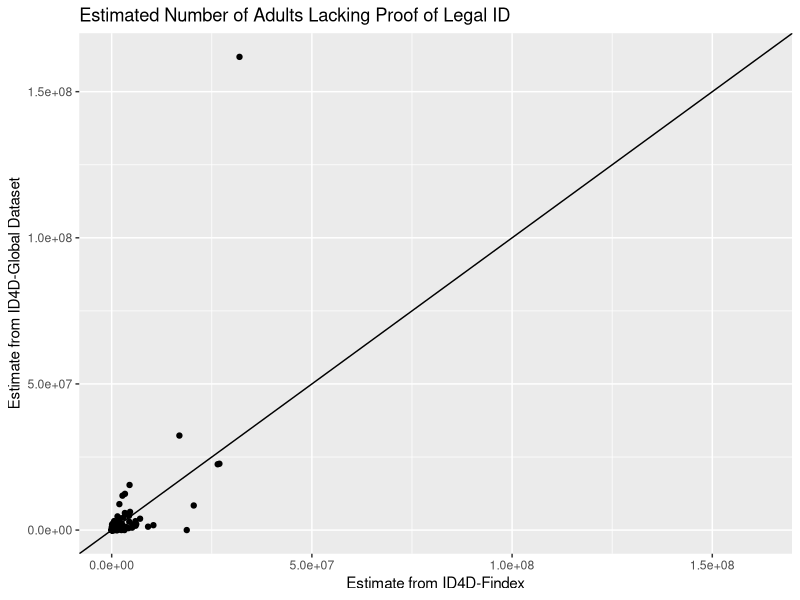
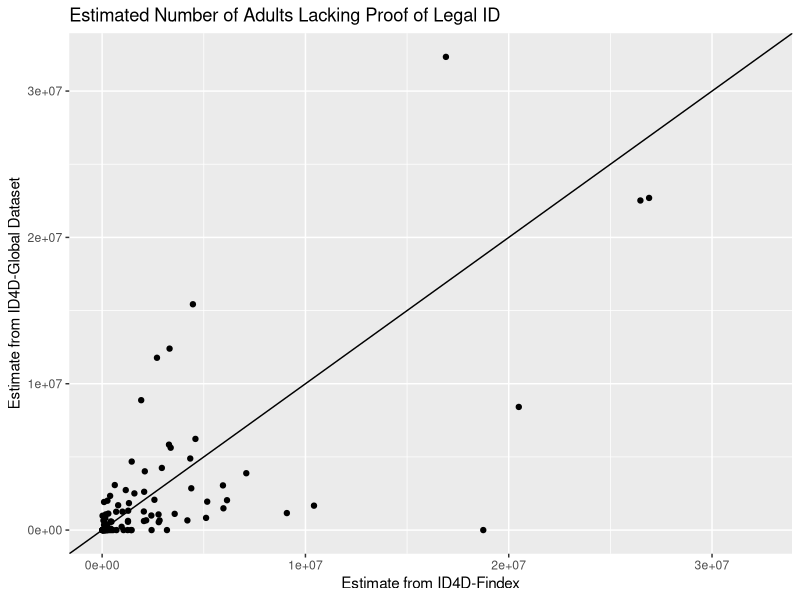
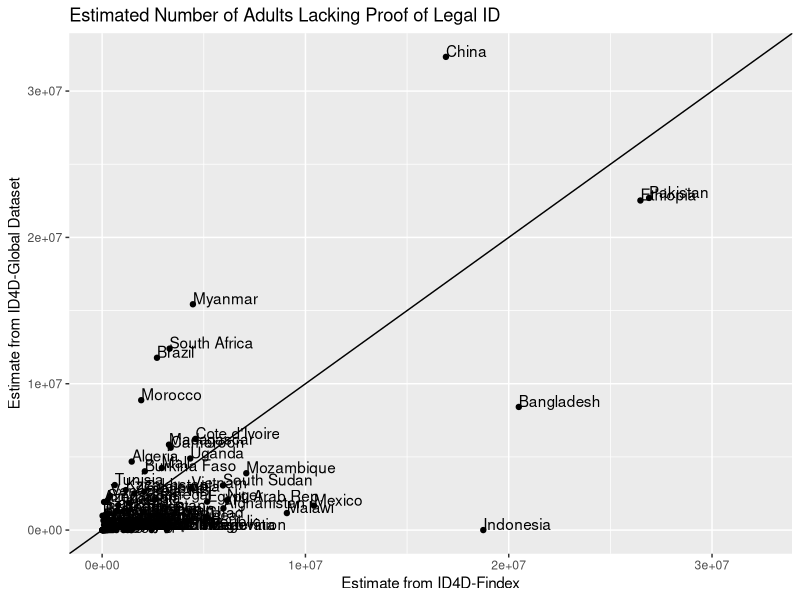
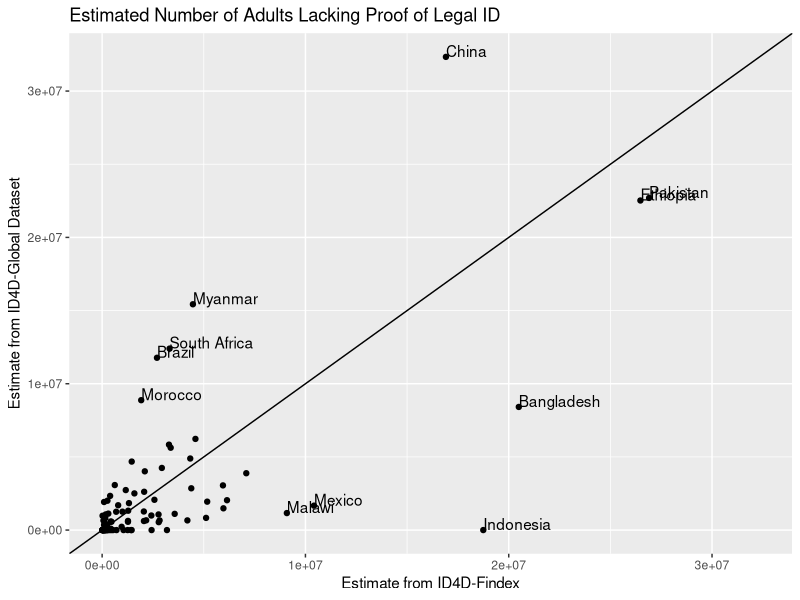
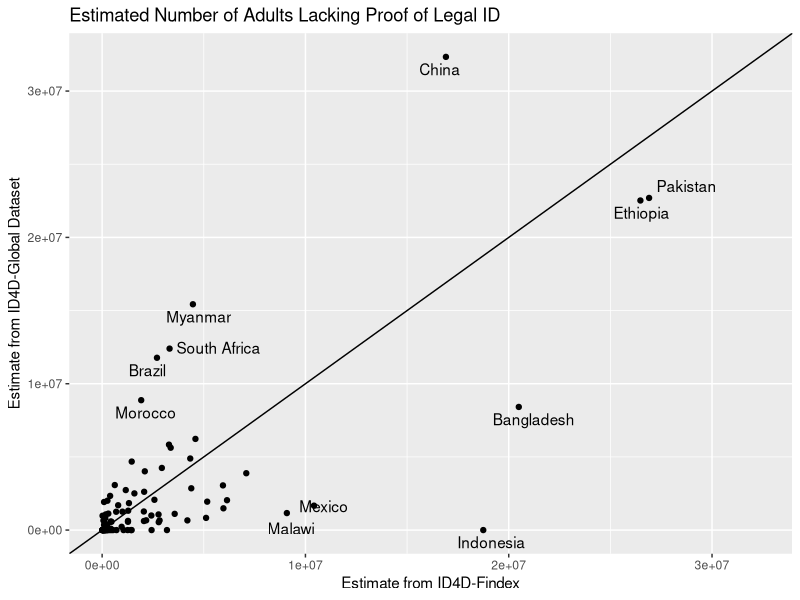
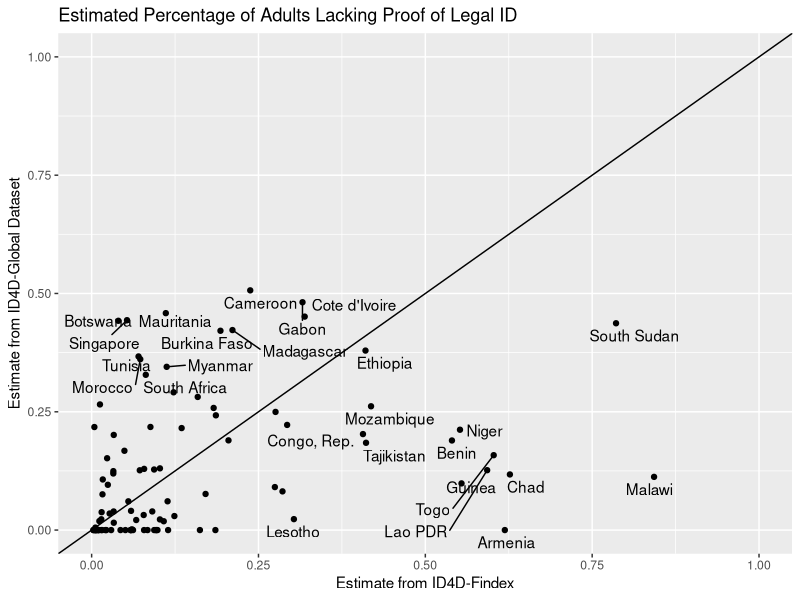
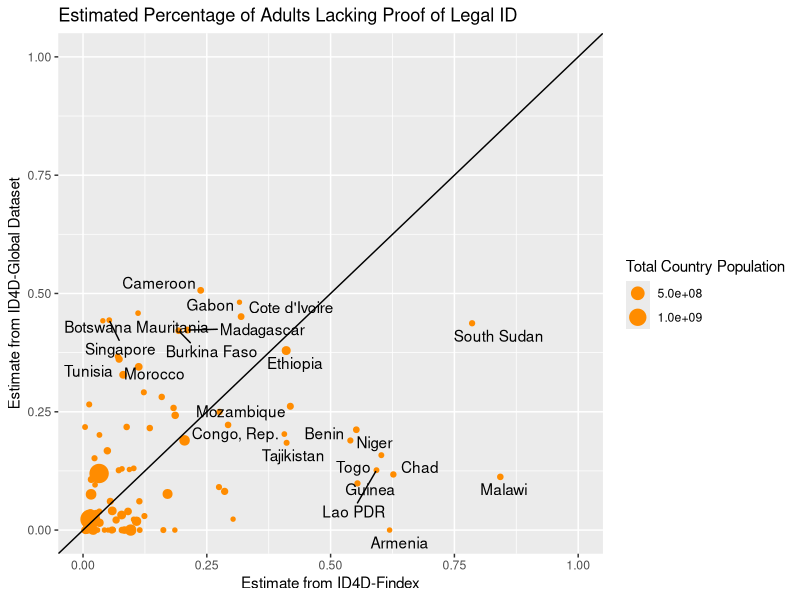
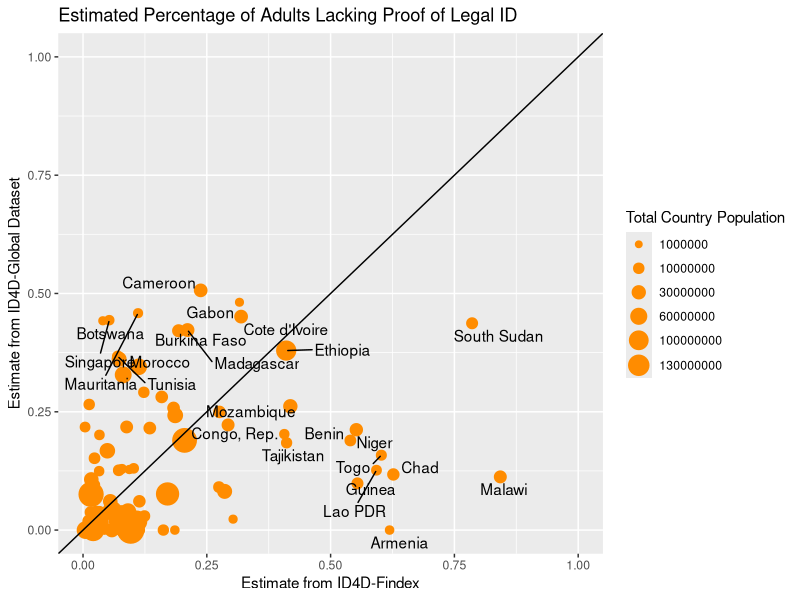

Reproduce these figures in R, in order.
## ---- chunk 1
knitr::opts_chunk$set(echo = TRUE)
## ---- chunk 2
library(dplyr)
library(readxl)
library(ggplot2)
library(ggrepel)
## ---- chunk 3
global_2018 <- read_excel(path="Data/ID4D_global_2018.xlsx", 
                                    sheet="Unregistered Population Data", 
                                    range="A2:Y200",
                                    na=c("", "n/a"), 
                                    skip=1,
                                    col_names=TRUE) # the first row contains the variable names
global_2018 %>% 
  select("Economy", 
           "Country Code", 
           "Region",
           "UPB Total",
           "UPB in % of Population above Cut-off") %>%
  head()
## ---- chunk 4
findex_2018 <- read_excel(path="Data/ID4D_Findex_survey.xlsx",
                          sheet="Population (15+) without NID")
names(findex_2018)
findex_2018 %>% 
  select("Economy", 
           "Country code", 
           "Region",
           "Population (age 15+) \r\nwithout a national ID", ## note the "\r\n"
           "Share of population (age 15+) without a national ID") %>%
  head()
## ---- chunk 5
findex_2018 %>% select("Country code") %>% head()
findex_2018 <- findex_2018 %>% rename("Country Code" = "Country code")
findex_2018 %>% select("Country Code") %>% head()
## ---- chunk 6
merged_ID4D <- left_join(x=findex_2018, 
                         y=global_2018, 
                         by="Country Code")
merged_ID4D %>% 
  select("Economy.x", ## note the change from "Economy"
           "Country Code", 
           "UPB Total",
           "UPB in % of Population above Cut-off",
           "Population (age 15+) \r\nwithout a national ID", ## note the "\r\n"
           "Share of population (age 15+) without a national ID") %>%
  head()
## ---- chunk 7
merged_ID4D$Economy.x[!(merged_ID4D$Economy.x %in% merged_ID4D$Economy.y)]
merged_ID4D$Economy.y[!(merged_ID4D$Economy.x %in% merged_ID4D$Economy.y)]
## ---- chunk 8
merged_ID4D$Economy.y[grep("Ivoire", merged_ID4D$Economy.y)] <- "Cote d'Ivoire"
merged_ID4D$Economy.x[grep("Ivoire", merged_ID4D$Economy.x)] <- "Cote d'Ivoire"
## ---- chunk 9
merged_ID4D$Economy.y[!(merged_ID4D$Economy.x %in% merged_ID4D$Economy.y)]
## ---- chunk 10
merged_ID4D %>% filter(`UPB Total` == 0) %>%
                select("Economy.x", "UPB Total", "UPB Male", 
                       "UPB Female", "% of UPB that is Female") %>%
                head()
## ---- chunk 11
merged_ID4D[merged_ID4D[, "UPB Total"] == 0 & is.na(merged_ID4D[, "UPB Male"]), "UPB Male"] <- 0
merged_ID4D[merged_ID4D[, "UPB Total"] == 0 & is.na(merged_ID4D[, "UPB Female"]), "UPB Female"] <- 0
merged_ID4D[merged_ID4D[, "UPB Total"] == 0 & is.na(merged_ID4D[, "% of UPB that is Female"]), 
            "% of UPB that is Female"] <- 0
## ---- chunk 12
merged_ID4D %>% filter(`UPB Total` == 0) %>%
                select("Economy.x", "UPB Total", "UPB Male", 
                       "UPB Female", "% of UPB that is Female") %>%
                head()
## ---- chunk 13
merged_ID4D[, "% of UPB that is Male"] <- 100 - merged_ID4D[, "% of UPB that is Female"]
merged_ID4D[, "global_share_female"] <- merged_ID4D[, "% of UPB that is Female"] / 100 *
                                        merged_ID4D[, "UPB in % of Population above Cut-off"] / 100
merged_ID4D[, "global_share_male"] <-   merged_ID4D[, "% of UPB that is Male"] / 100 *
                                        merged_ID4D[, "UPB in % of Population above Cut-off"] / 100
## ---- chunk 14
merged_ID4D[, "global_share_all"] <-  merged_ID4D[, "UPB in % of Population above Cut-off"] / 100
## ---- chunk 15
merged_ID4D %>% select("Economy.x",
                       "UPB Total",
                      "% of UPB that is Male",
                       "global_share_female",
                       "global_share_male") %>%
                 head()
## ---- chunk 16
g_first <- ggplot(merged_ID4D, 
      aes_string(x="`Population (age 15+) \r\nwithout a national ID`",
                  y="`UPB Total`",
                  label="Economy.x")) + 
      geom_point(na.rm=TRUE) +
      labs(title=paste("Estimated Number of Adults Lacking Proof of Legal ID"),
              x="Estimate from ID4D-Findex",
              y="Estimate from ID4D-Global Dataset") +
      coord_cartesian(xlim=c(0,  
           max(merged_ID4D[, c("Population (age 15+) \r\nwithout a national ID",
                               "UPB Total")], na.rm=TRUE)),
           ylim=c(0,  
           max(merged_ID4D[, c("Population (age 15+) \r\nwithout a national ID",
                               "UPB Total")], na.rm=TRUE))) + 
      geom_abline(intercept=0, slope=1)
g_first
## ---- chunk 17
merged_ID4D %>% filter(`UPB Total` > 1.5e+08) %>% select(`Economy.x`) %>% as.character()
## ---- chunk 18
merged_ID4D_no_India <- merged_ID4D %>%
                      filter(`Economy.x` != "India")
g_second <- ggplot(merged_ID4D_no_India,
      aes_string(x="`Population (age 15+) \r\nwithout a national ID`",
                  y="`UPB Total`",
                  label="Economy.x")) + 
      geom_point(na.rm=TRUE) +
      labs(title=paste("Estimated Number of Adults Lacking Proof of Legal ID"),
              x="Estimate from ID4D-Findex",
              y="Estimate from ID4D-Global Dataset") +
      coord_cartesian(xlim=c(0,
                max(merged_ID4D_no_India[, c("Population (age 15+) \r\nwithout a national ID",
                                           "UPB Total")],
                    na.rm=TRUE)),
                ylim=c(0,
                max(merged_ID4D_no_India[, c("Population (age 15+) \r\nwithout a national ID",
                                           "UPB Total")],
                    na.rm=TRUE))) +
      geom_abline(intercept=0, slope=1)
g_second
## ---- chunk 19
g_third <- ggplot(merged_ID4D_no_India,
      aes_string(x="`Population (age 15+) \r\nwithout a national ID`",
                  y="`UPB Total`",
                  label="Economy.x")) + 
      geom_point(na.rm=TRUE) +
      labs(title=paste("Estimated Number of Adults Lacking Proof of Legal ID"),
              x="Estimate from ID4D-Findex",
              y="Estimate from ID4D-Global Dataset") +
      coord_cartesian(xlim=c(0,
                max(merged_ID4D_no_India[, c("Population (age 15+) \r\nwithout a national ID",
                                           "UPB Total")],
                    na.rm=TRUE)),
                    ylim=c(0,
                max(merged_ID4D_no_India[, c("Population (age 15+) \r\nwithout a national ID",
                                           "UPB Total")],
                    na.rm=TRUE))) +
      geom_abline(intercept=0, slope=1) +
      geom_text(aes(label=Economy.x), ## labeling points
                hjust=0, vjust=0)     ## setting size and position of labels
g_third
## ---- chunk 20
g_fourth <- ggplot(merged_ID4D_no_India,
      aes_string(x="`Population (age 15+) \r\nwithout a national ID`",
                  y="`UPB Total`",
                  label="Economy.x")) + 
      geom_point(na.rm=TRUE) +
      labs(title=paste("Estimated Number of Adults Lacking Proof of Legal ID"),
              x="Estimate from ID4D-Findex",
              y="Estimate from ID4D-Global Dataset") +
      coord_cartesian(xlim=c(0,
                max(merged_ID4D_no_India[, c("Population (age 15+) \r\nwithout a national ID",
                                           "UPB Total")],
                    na.rm=TRUE)),
                ylim=c(0,
                max(merged_ID4D_no_India[, c("Population (age 15+) \r\nwithout a national ID",
                                           "UPB Total")],
                    na.rm=TRUE))) + 
      geom_abline(intercept=0, slope=1) +
      geom_text(data=merged_ID4D_no_India[ ## overriding the default, which uses data underlying the plot
      merged_ID4D_no_India[, "Population (age 15+) \r\nwithout a national ID"] > 8e+06 |
      merged_ID4D_no_India[, "UPB Total"] > 8e+06, ],
                aes(label=Economy.x), 
                hjust=0, vjust=0)     
g_fourth
## ---- chunk 21
g_fifth <- ggplot(merged_ID4D_no_India,
      aes_string(x="`Population (age 15+) \r\nwithout a national ID`",
                  y="`UPB Total`",
                  label="Economy.x")) + 
      geom_point(na.rm=TRUE) +
      labs(title=paste("Estimated Number of Adults Lacking Proof of Legal ID"),
              x="Estimate from ID4D-Findex",
              y="Estimate from ID4D-Global Dataset") +
      coord_cartesian(xlim=c(0,
                max(merged_ID4D_no_India[, c("Population (age 15+) \r\nwithout a national ID",
                                           "UPB Total")],
                    na.rm=TRUE)),
                ylim=c(0,
                max(merged_ID4D_no_India[, c("Population (age 15+) \r\nwithout a national ID",
                                           "UPB Total")],
                    na.rm=TRUE))) + 
      geom_abline(intercept=0, slope=1) +
      geom_text_repel(data=merged_ID4D_no_India[ ## instead of geom_text()
      merged_ID4D_no_India[, "Population (age 15+) \r\nwithout a national ID"] > 8e+06 |
      merged_ID4D_no_India[, "UPB Total"] > 8e+06, ],
                aes(label=Economy.x), 
                hjust=0, vjust=0)     
g_fifth
## ---- chunk 22
g_sixth <- ggplot(merged_ID4D,
      aes_string(x="`Share of population (age 15+) without a national ID`",
                  y="`global_share_all`",
                  label="Economy.x")) + 
      geom_point(na.rm=TRUE) +
      labs(title=paste("Estimated Percentage of Adults Lacking Proof of Legal ID"),
              x="Estimate from ID4D-Findex",
              y="Estimate from ID4D-Global Dataset") +
      coord_cartesian(xlim=c(0, 1), ylim=c(0, 1)) +  ## limits are no longer dynamic
      geom_abline(intercept=0, slope=1) + 
      geom_text_repel(data=merged_ID4D[ ## instead of geom_text()
      merged_ID4D[, "Share of population (age 15+) without a national ID"] > 0.30 |
      merged_ID4D[, "global_share_all"] > 0.30, ],
                aes(label=Economy.x), 
                hjust=0, vjust=0)     
g_sixth
## ---- chunk 23
total_population <- read_excel(path="Data/ID4D_global_2018.xlsx", 
                                    sheet="Unregistered Population Data", 
                                    range="AI2:AI200",
                                    na=c("", "n/a"), 
                                    skip=1,
                                    col_names=TRUE) # the first row contains the variable names
total_population <- cbind(global_2018[, "Country Code"],  ## need to have in country code to do the merge
                          total_population)
merged_ID4D <- merged_ID4D %>% left_join(., total_population, by="Country Code")
merged_ID4D_no_India <- merged_ID4D_no_India %>% left_join(., total_population, by="Country Code")
merged_ID4D %>% select("Economy.x", "Total Country Population")
## ---- chunk 24
g_seventh <- ggplot(merged_ID4D,
      aes_string(x="`Share of population (age 15+) without a national ID`",
                  y="`global_share_all`",
                  label="Economy.x")) + 
      geom_point(aes(size=`Total Country Population`), ## this makes point sizes proportional to population
                 colour="darkorange",
                 na.rm=TRUE) + 
      labs(title=paste("Estimated Percentage of Adults Lacking Proof of Legal ID"),
              x="Estimate from ID4D-Findex",
              y="Estimate from ID4D-Global Dataset") +
      coord_cartesian(xlim=c(0, 1), ylim=c(0, 1)) +  ## limits are no longer dynamic
      geom_abline(intercept=0, slope=1) + 
      geom_text_repel(data=merged_ID4D[ ## instead of geom_text()
      merged_ID4D[, "Share of population (age 15+) without a national ID"] > 0.35 |
      merged_ID4D[, "global_share_all"] > 0.35, ],
                aes(label=Economy.x), 
                hjust=0, vjust=0)     
g_seventh
## ---- chunk 25
options(scipen=999) ## this heavily discourages the display of scientific notation
g_eighth <- ggplot(merged_ID4D,
      aes_string(x="`Share of population (age 15+) without a national ID`",
                  y="`global_share_all`",
                  label="Economy.x")) + 
      geom_point(aes(size=`Total Country Population`),
                 position="jitter", ## jitter is not too helpful here because the variables are not categorical
                 colour="darkorange",
                 na.rm=TRUE) + 
      labs(title=paste("Estimated Percentage of Adults Lacking Proof of Legal ID"),
              x="Estimate from ID4D-Findex",
              y="Estimate from ID4D-Global Dataset") +
      coord_cartesian(xlim=c(0, 1), ylim=c(0, 1)) +  
      scale_size_continuous(trans="identity",
                            range=c(2, 9),
                            breaks=c(1e+06, 1e+07, 3e+07, 6e+07, 1e+08, 1.3e+08),
                            limits=c(1e+06, 3e+08),
                            labels=as.character(c(1e+06, 1e+07, 3e+07, 6e+07, 1e+08, 1.3e+08))) + 
      geom_abline(intercept=0, slope=1) + 
      geom_text_repel(data=merged_ID4D[ 
      merged_ID4D[, "Share of population (age 15+) without a national ID"] > 0.35 |
      merged_ID4D[, "global_share_all"] > 0.35, ],
                aes(label=Economy.x), 
                hjust=0, vjust=0)     
g_eighth
